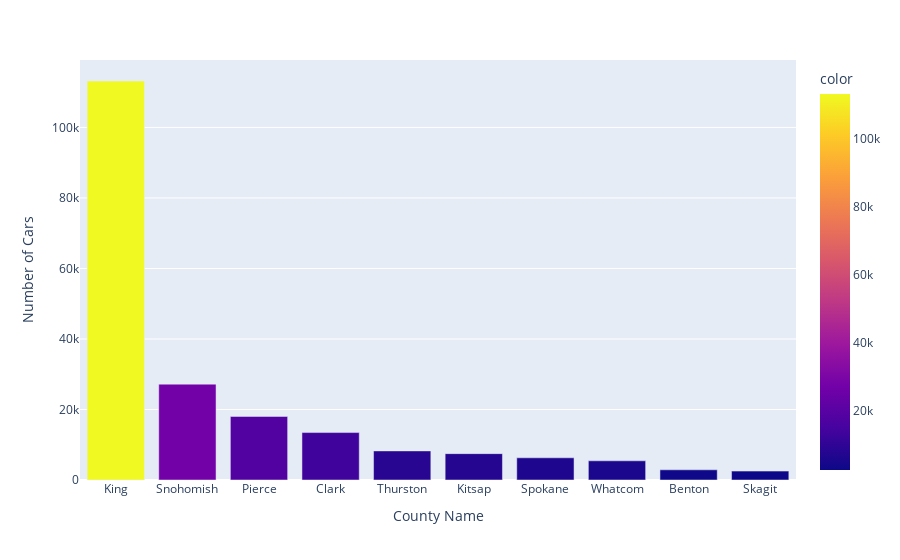

The notebook cell this image was saved under:
### Code cell
Counties = EVPD.groupby('County').count().sort_values(by='City',ascending=False)['City'].index
values = EVPD.groupby('County').count().sort_values(by='City',ascending=False)['City'].values

px.bar(x=list(Counties)[:10],y=values[:10],labels={'x':"County Name",'y':"Number of Cars"},color=values[:10])

### Figure 1 — Plotly figure (JSON) as saved in the notebook; plotly's stock layout.template omitted (floating-point values rounded to 4 significant figures)
{"data": [{"alignmentgroup": "True", "hovertemplate": "County Name=%{x}<br>Number of Cars=%{y}<br>color=%{marker.color}<extra></extra>", "legendgroup": "", "marker": {"color": [113169, 27186, 18026, 13452, 8252, 7476, 6294, 5447, 2892, 2523], "coloraxis": "coloraxis", "pattern": {"shape": ""}}, "name": "", "offsetgroup": "", "orientation": "v", "showlegend": false, "textposition": "auto", "type": "bar", "x": ["King", "Snohomish", "Pierce", "Clark", "Thurston", "Kitsap", "Spokane", "Whatcom", "Benton", "Skagit"], "xaxis": "x", "y": [113169, 27186, 18026, 13452, 8252, 7476, 6294, 5447, 2892, 2523], "yaxis": "y"}], "layout": {"autosize": true, "barmode": "relative", "coloraxis": {"colorbar": {"title": {"text": "color"}}, "colorscale": [[0, "#0d0887"], [0.1111, "#46039f"], [0.2222, "#7201a8"], [0.3333, "#9c179e"], [0.4444, "#bd3786"], [0.5556, "#d8576b"], [0.6667, "#ed7953"], [0.7778, "#fb9f3a"], [0.8889, "#fdca26"], [1, "#f0f921"]]}, "legend": {"tracegroupgap": 0}, "margin": {"t": 60}, "xaxis": {"anchor": "y", "autorange": true, "domain": [0, 1], "range": [-0.5, 9.5], "title": {"text": "County Name"}, "type": "category"}, "yaxis": {"anchor": "x", "autorange": true, "domain": [0, 1], "range": [0, 119100.0], "title": {"text": "Number of Cars"}, "type": "linear"}}}
